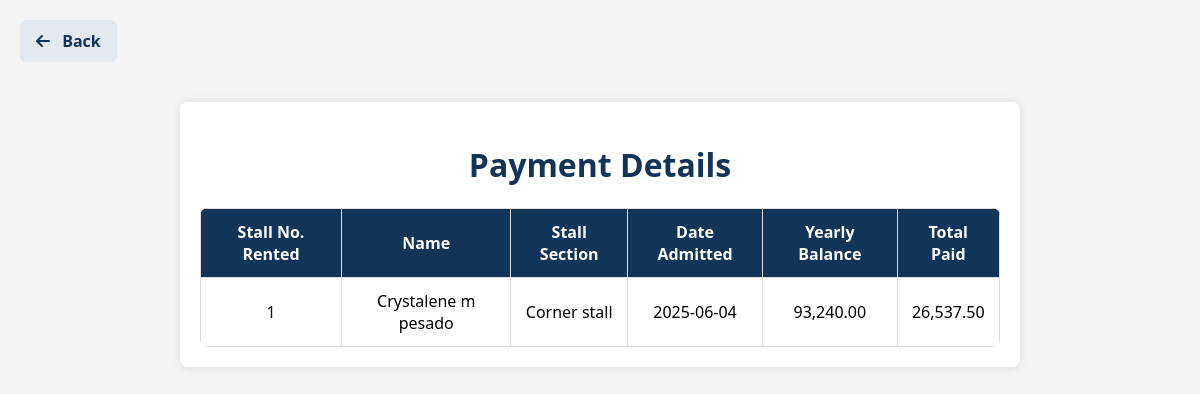
The page /paymentdetails.php (signed in) on the database its author committed.
### tables this page shows
CREATE TABLE `tenant` (
  `id` int(11) NOT NULL,
  `name` varchar(255) NOT NULL,
  `address` text DEFAULT NULL,
  `contact_NO` varchar(20) DEFAULT NULL,
  `start_date` date DEFAULT NULL,
  `school_year` varchar(20) DEFAULT NULL,
  `stall_no_rented` int(11) DEFAULT NULL,
  `fee_taken` decimal(10,2) DEFAULT 0.00,
  `gender` varchar(200) NOT NULL,
  `date_deleted` datetime DEFAULT NULL,
  `password` varchar(255) NOT NULL,
  `profile_pic` varchar(255) DEFAULT NULL,
  `remaining_balance` decimal(10,2) DEFAULT 0.00,
  `payment_status` enum('paid','unpaid') DEFAULT 'unpaid',
  `date_started` date DEFAULT NULL
);

### paymentdetails.php (the view, shortened to what this page needs)
<?php
$servername = "localhost";
$username = "root";
$password = "";
$dbname = "rental";
$conn = new mysqli($servername, $username, $password, $dbname);
$tenant_id = $_SESSION['tenant_id'];
$sql = "SELECT tenant.stall_no_rented, tenant.name, stall.stall_section, tenant.start_date,
               stall.yearly_price, IFNULL(SUM(payment.payment_amount), 0) AS total_paid
        FROM tenant
        JOIN stall ON tenant.stall_no_rented = stall.stall_no
        LEFT JOIN payment ON tenant.id = payment.tenant_id
        WHERE tenant.id = ?
        GROUP BY tenant.id";
$stmt = $conn->prepare($sql);
$stmt->bind_param("i", $tenant_id);
$stmt->execute();
$result = $stmt->get_result();
$tenant = $result->fetch_assoc();
?>
<!DOCTYPE html>
<html lang="en">
<head>
    <link href="https://cdnjs.cloudflare.com/ajax/libs/font-awesome/6.0.0-beta3/css/all.min.css" rel="stylesheet">
</head>
<body>
    <a href="tenantUI.php" class="back-button">
        <i class="fas fa-arrow-left"></i> Back
    </a>
    <div class="container">
        <h1>Payment Details</h1>
        <table>
            <thead>
                <tr>
                    <th>Stall No. Rented</th>
                    <th>Name</th>
                    <th>Stall Section</th>
                    <th>Date Admitted</th>
                    <th>Yearly Balance</th>
                    <th>Total Paid</th>
                </tr>
            </thead>
            <tbody>
                <tr>
                    <td><?= htmlspecialchars($tenant['stall_no_rented']) ?></td>
                    <td><?= htmlspecialchars($tenant['name']) ?></td>
                    <td><?= htmlspecialchars($tenant['stall_section']) ?></td>
                    <td><?= date('Y-m-d', strtotime($tenant['start_date'])) ?></td>
                    <td><?= number_format($tenant['yearly_price'], 2) ?></td>
                    <td><?= number_format($tenant['total_paid'], 2) ?></td>
                </tr>
            </tbody>
        </table>
    </div>
</body>
</html>

### paymentdetails.php (style rules this page uses)
body { font-family: 'Segoe UI', Tahoma, Geneva, Verdana, sans-serif; margin: 0; padding: 0; background: #f4f4f4; }
.back-button { display: inline-block; margin: 20px; text-decoration: none; color: #123458; font-weight: bold; font-size: 16px; background: #e4e9f0; padding: 10px 16px; border-radius: 6px; transition: background-color 0.3s, color 0.3s; }
.back-button i { margin-right: 8px; }
.container { width: 80%; max-width: 800px; margin: 20px auto; background: white; padding: 20px; border-radius: 8px; box-shadow: 0 0 10px rgba(0, 0, 0, 0.1); text-align: center; }
h1 { color: #123458; }
table { width: 100%; border-collapse: collapse; background: white; border-radius: 8px; overflow: hidden; margin-top: 20px; }
th, td { padding: 12px; border: 1px solid #ddd; text-align: center; }
th { background-color: #123458; color: white; }

### rows shown on the page
tenant: stall_no_rented "1", name "Crystalene m pesado", start_date "2025-06-04"

### other values the page prints
$tenant['stall_section'] "Corner stall"
$tenant['yearly_price'] "93,240.00"
$tenant['total_paid'] "26,537.50"
